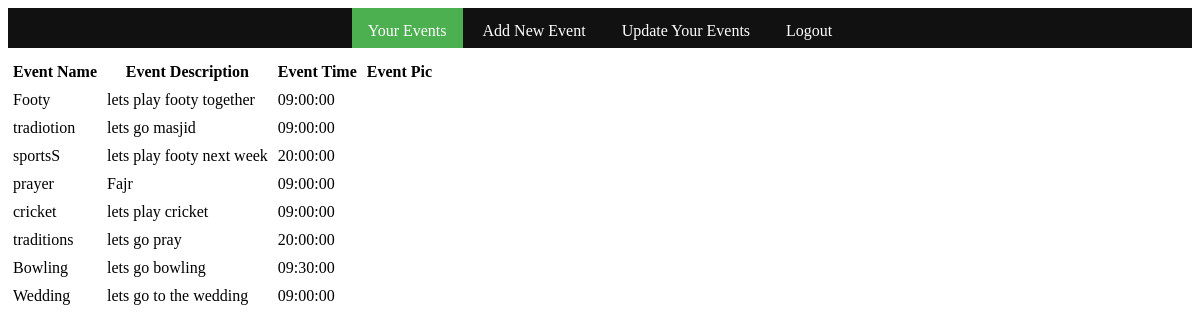
Page /yourevents.php (signed in) on the committed database.
### tables this page shows
CREATE TABLE `event` (
  `id` int(10) UNSIGNED NOT NULL COMMENT 'NOT NULL',
  `category` enum('sport','culture','other') NOT NULL,
  `event_name` varchar(15) NOT NULL,
  `event_time` time NOT NULL,
  `event_date` date DEFAULT NULL,
  `event_description` text NOT NULL,
  `event_place` varchar(25) NOT NULL,
  `event_pic` blob,
  `event_ranking` enum('1','2','3','4','5') NOT NULL,
  `organiser_id` int(10) NOT NULL COMMENT 'NOT NULL'
);

### yourevents.php (the view, shortened to what this page needs)
<?php
	try{
		$db = new PDO("mysql:dbname=coursework;host=localhost", "root", "");
		$db->setAttribute(PDO::ATTR_ERRMODE, PDO::ERRMODE_EXCEPTION);
?>
<html>
<head>
</head>
<body>
<ul>
  <li><a class="active" href="/CRW/yourevents.php">Your Events</a></li>
  <li><a href="/CRW/eventForm.php">Add New Event</a></li>
  <li><a href="/CRW/updateevent.php">Update Your Events</a></li>
  <li><a href="/CRW/logout.php">Logout</a></li>
</ul>
</body>
	<table cellspacing="0"  cellpadding="5">
	<tr><th>Event Name</th> <th >Event Description</th> <th >Event Time</th> <th >Event Pic</th><th > </th><th ></tr>
<?php
	$rows=$db->query("
        SELECT * FROM event WHERE organiser_id = '".$_SESSION['id']."'
    ");
	$rows=$rows->fetchAll();
		foreach ($rows as $row) {
			echo "</td><td >" . $row['event_name']. "</td><td >" .$row['event_description']. "</td><td >" . $row['event_time']. "</td><td >" . $row['event_pic']. "</td><td >" ."</td></tr>\n";
		}
		echo "</table> <br>";
	} catch (PDOException $ex){
		echo "Sorry, a database error occurred. Please try again.<br> ";
		echo "Error details:". $ex->getMessage();
	}
?>
</html>

### yourevents.php (style rules this page uses)
ul { list-style-type: none; text-align: center; margin-bottom: 10px; width: 100%; height:40px; padding: 0; overflow: hidden; background-color: #111; }
li { float: none; display: inline-block; }
li a { display: inline-block; color: white; text-align: center; padding: 14px 16px; text-decoration: none; }
.active { background-color: #4CAF50; }

### rows in the picture
event: event_name "Footy", event_description "lets play footy together", event_time "09:00:00"
event: event_name "tradiotion", event_description "lets go masjid", event_time "09:00:00"
event: event_name "sportsS", event_description "lets play footy next week", event_time "20:00:00"
event: event_name "prayer", event_description "Fajr", event_time "09:00:00"
event: event_name "cricket", event_description "lets play cricket", event_time "09:00:00"
event: event_name "traditions", event_description "lets go pray", event_time "20:00:00"
event: event_name "Bowling", event_description "lets go bowling", event_time "09:30:00"
event: event_name "Wedding", event_description "lets go to the wedding", event_time "09:00:00"
